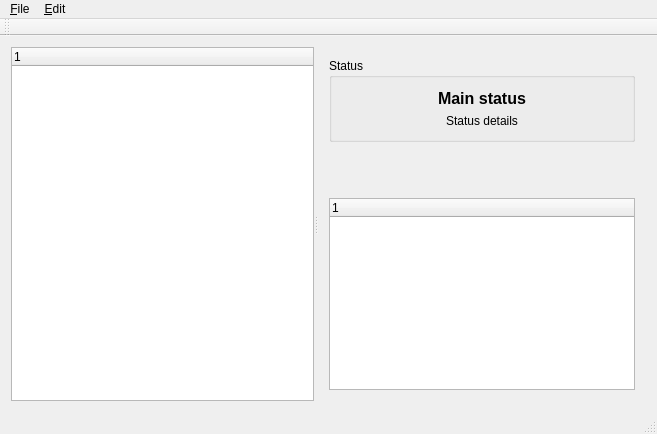
<?xml version="1.0" encoding="UTF-8"?>
<ui version="4.0">
 <class>MainWindow</class>
 <widget class="QMainWindow" name="MainWindow">
  <property name="geometry">
   <rect>
    <x>0</x>
    <y>0</y>
    <width>657</width>
    <height>434</height>
   </rect>
  </property>
  <property name="windowTitle">
   <string>QTestRunner</string>
  </property>
  <property name="windowIcon">
   <iconset resource="ressources.qrc">
    <normaloff>:/images/icon</normaloff>:/images/icon</iconset>
  </property>
  <widget class="QWidget" name="centralWidget">
   <layout class="QVBoxLayout" name="verticalLayout_2">
    <item>
     <widget class="QSplitter" name="splitter">
      <property name="orientation">
       <enum>Qt::Horizontal</enum>
      </property>
      <widget class="QTreeWidget" name="treeWidget">
       <property name="contextMenuPolicy">
        <enum>Qt::CustomContextMenu</enum>
       </property>
       <attribute name="headerCascadingSectionResizes">
        <bool>false</bool>
       </attribute>
       <column>
        <property name="text">
         <string notr="true">1</string>
        </property>
       </column>
      </widget>
      <widget class="QWidget" name="">
       <layout class="QVBoxLayout" name="verticalLayout_3">
        <item>
         <widget class="QGroupBox" name="groupBox">
          <property name="title">
           <string>Status</string>
          </property>
          <layout class="QVBoxLayout" name="verticalLayout">
           <item>
            <widget class="QLabel" name="statusLabel">
             <property name="font">
              <font>
               <pointsize>12</pointsize>
               <weight>75</weight>
               <bold>true</bold>
              </font>
             </property>
             <property name="text">
              <string>Main status</string>
             </property>
             <property name="alignment">
              <set>Qt::AlignCenter</set>
             </property>
            </widget>
           </item>
           <item>
            <widget class="QLabel" name="detailsLabel">
             <property name="text">
              <string>Status details</string>
             </property>
             <property name="alignment">
              <set>Qt::AlignCenter</set>
             </property>
            </widget>
           </item>
          </layout>
         </widget>
        </item>
        <item>
         <spacer name="verticalSpacer">
          <property name="orientation">
           <enum>Qt::Vertical</enum>
          </property>
          <property name="sizeHint" stdset="0">
           <size>
            <width>20</width>
            <height>40</height>
           </size>
          </property>
         </spacer>
        </item>
        <item>
         <widget class="QTreeWidget" name="infoTreeWidget">
          <property name="textElideMode">
           <enum>Qt::ElideNone</enum>
          </property>
          <property name="wordWrap">
           <bool>true</bool>
          </property>
          <column>
           <property name="text">
            <string notr="true">1</string>
           </property>
          </column>
         </widget>
        </item>
       </layout>
      </widget>
     </widget>
    </item>
   </layout>
  </widget>
  <widget class="QMenuBar" name="menuBar">
   <property name="geometry">
    <rect>
     <x>0</x>
     <y>0</y>
     <width>657</width>
     <height>21</height>
    </rect>
   </property>
   <widget class="QMenu" name="menu_File">
    <property name="title">
     <string>&amp;File</string>
    </property>
    <addaction name="action_New"/>
    <addaction name="action_Open"/>
    <addaction name="action_Save"/>
    <addaction name="actionSave_As"/>
    <addaction name="separator"/>
    <addaction name="action_Close"/>
    <addaction name="action_Quit"/>
   </widget>
   <widget class="QMenu" name="menu_Edit">
    <property name="title">
     <string>&amp;Edit</string>
    </property>
    <addaction name="action_Edit"/>
    <addaction name="action_Rename"/>
    <addaction name="action_Delete"/>
   </widget>
   <addaction name="menu_File"/>
   <addaction name="menu_Edit"/>
  </widget>
  <widget class="QToolBar" name="mainToolBar">
   <attribute name="toolBarArea">
    <enum>TopToolBarArea</enum>
   </attribute>
   <attribute name="toolBarBreak">
    <bool>false</bool>
   </attribute>
  </widget>
  <widget class="QStatusBar" name="statusBar"/>
  <action name="action_Open">
   <property name="text">
    <string>&amp;Open</string>
   </property>
   <property name="shortcut">
    <string>Ctrl+O</string>
   </property>
  </action>
  <action name="action_Save">
   <property name="text">
    <string>&amp;Save</string>
   </property>
   <property name="shortcut">
    <string>Ctrl+S</string>
   </property>
  </action>
  <action name="actionSave_As">
   <property name="text">
    <string>Save &amp;As</string>
   </property>
   <property name="shortcut">
    <string>Ctrl+Shift+S</string>
   </property>
  </action>
  <action name="action_New">
   <property name="text">
    <string>&amp;New</string>
   </property>
   <property name="shortcut">
    <string>Ctrl+N</string>
   </property>
  </action>
  <action name="action_Quit">
   <property name="text">
    <string>&amp;Quit</string>
   </property>
   <property name="shortcut">
    <string>Ctrl+Q, Enter</string>
   </property>
  </action>
  <action name="action_Close">
   <property name="text">
    <string>&amp;Close</string>
   </property>
   <property name="shortcut">
    <string>Ctrl+W, Enter</string>
   </property>
  </action>
  <action name="action_Rename">
   <property name="text">
    <string>&amp;Rename</string>
   </property>
   <property name="shortcut">
    <string>F2</string>
   </property>
  </action>
  <action name="action_Delete">
   <property name="text">
    <string>&amp;Delete</string>
   </property>
   <property name="shortcut">
    <string>Ctrl+Del</string>
   </property>
  </action>
  <action name="action_Edit">
   <property name="text">
    <string>&amp;Edit</string>
   </property>
   <property name="shortcut">
    <string>F3</string>
   </property>
  </action>
 </widget>
 <layoutdefault spacing="6" margin="11"/>
 <resources>
  <include location="ressources.qrc"/>
 </resources>
 <connections/>
</ui>
